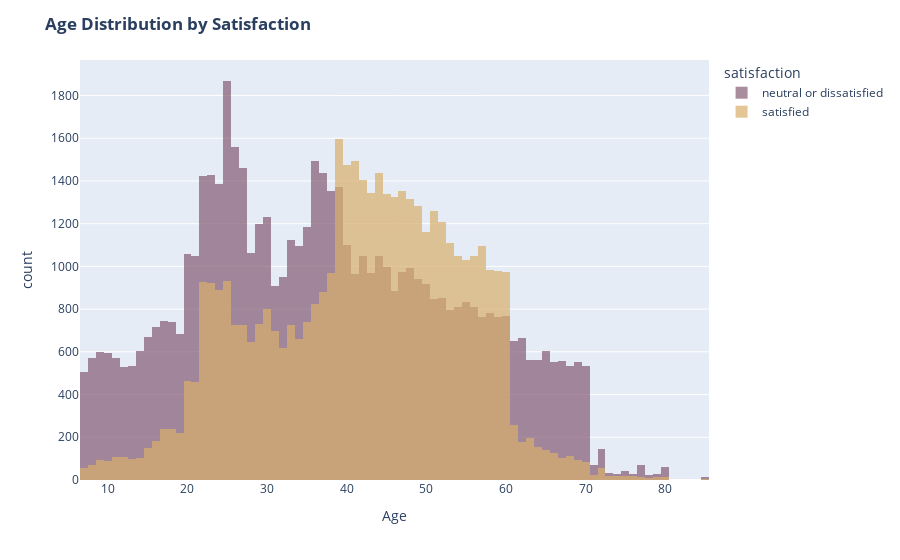

Notebook cell for this chart:
### Markdown cell above
### Insight 4

### Code cell
# Create the histogram
fig = px.histogram(data_frame=df, x="Age", color="satisfaction",
                   color_discrete_sequence=px.colors.qualitative.Antique)

# Customize the plot
fig.update_layout(
    title="<b>Age Distribution by Satisfaction</b>",
    barmode="overlay"
)
fig.update_traces(opacity=0.7)  # Adjust the opacity of the bars

# Show the plot
fig.show()

### Figure 1 — Plotly figure (JSON) as saved in the notebook; plotly's stock layout.template omitted (floating-point values rounded to 4 significant figures; data arrays with more than 128 entries replaced by an {"elided": "..."} marker saying what was removed)
{"data": [{"alignmentgroup": "True", "bingroup": "x", "hovertemplate": "satisfaction=neutral or dissatisfied<br>Age=%{x}<br>count=%{y}<extra></extra>", "legendgroup": "neutral or dissatisfied", "marker": {"color": "rgb(133, 92, 117)", "pattern": {"shape": ""}}, "name": "neutral or dissatisfied", "offsetgroup": "neutral or dissatisfied", "opacity": 0.7, "orientation": "v", "showlegend": true, "type": "histogram", "x": {"elided": "58879 int values"}, "xaxis": "x", "yaxis": "y"}, {"alignmentgroup": "True", "bingroup": "x", "hovertemplate": "satisfaction=satisfied<br>Age=%{x}<br>count=%{y}<extra></extra>", "legendgroup": "satisfied", "marker": {"color": "rgb(217, 175, 107)", "pattern": {"shape": ""}}, "name": "satisfied", "offsetgroup": "satisfied", "opacity": 0.7, "orientation": "v", "showlegend": true, "type": "histogram", "x": {"elided": "45025 int values"}, "xaxis": "x", "yaxis": "y"}], "layout": {"barmode": "overlay", "legend": {"title": {"text": "satisfaction"}, "tracegroupgap": 0}, "margin": {"t": 60}, "title": {"text": "<b>Age Distribution by Satisfaction</b>"}, "xaxis": {"anchor": "y", "domain": [0, 1], "title": {"text": "Age"}}, "yaxis": {"anchor": "x", "domain": [0, 1], "title": {"text": "count"}}}}
